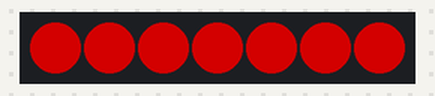
Bench run of a program on a simulated Raspberry Pi (BCM pin numbers). Parts: 7 RGB LEDs in strip order, left to right. Dim RGB values are drawn brighter than linear.

Above: at 0.15 s.
At 3.83 s:
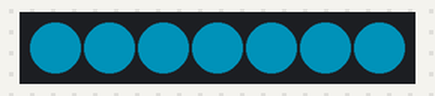
At 9.04 s:
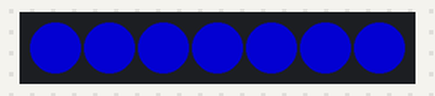
At 19.15 s:
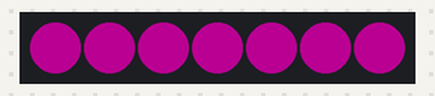
At 29.57 s:
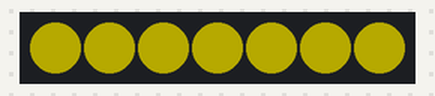
At 39.69 s:
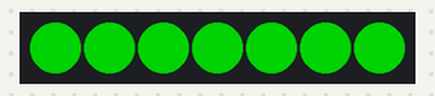
Timing chart, 0 to 40.0 s (numbered marks = the images above):
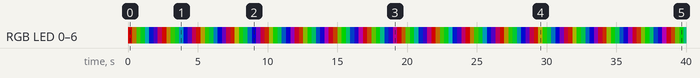

The program:

led_testi.py
```python
import time
import board
import neopixel

# Configure the LED strip
LED_COUNT = 7        # Number of LEDs in the strip
LED_PIN = board.D18   # GPIO pin connected to the LED strip
LED_BRIGHTNESS = 0.5  # LED brightness (0 to 1)

# Initialize the LED strip
pixels = neopixel.NeoPixel(LED_PIN, LED_COUNT, brightness=LED_BRIGHTNESS, auto_write=False)

def set_led_color(led_index, red, green, blue):
    """
    Set the color of a specific LED in the strip.

    :param led_index: Index of the LED (0 to LED_COUNT-1).
    :param red: Red value (0 to 255).
    :param green: Green value (0 to 255).
    :param blue: Blue value (0 to 255).
    """
    pixels[led_index] = (red, green, blue)
    pixels.show()

def clear_leds():
    """Clear all LEDs in the strip (turn off)."""
    pixels.fill((0, 0, 0))
    pixels.show()

def lerp_color(color1, color2, t):
    """
    Linear interpolation between two colors.

    :param color1: Starting color (r, g, b).
    :param color2: Ending color (r, g, b).
    :param t: Interpolation parameter (0 to 1).
    :return: Interpolated color (r, g, b).
    """
    r = int(color1[0] + t * (color2[0] - color1[0]))
    g = int(color1[1] + t * (color2[1] - color1[1]))
    b = int(color1[2] + t * (color2[2] - color1[2]))
    return (r, g, b)

if __name__ == "__main__":
    try:
        # Clear all LEDs first
        clear_leds()

        # Color cycle: red (255, 0, 0), green (0, 255, 0), blue (0, 0, 255)
        colors = [(255, 0, 0), (0, 255, 0), (0, 0, 255)]
        num_colors = len(colors)
        duration = 0.5  # Duration of each color transition (in seconds)

        while True:
            for i in range(num_colors):
                color1 = colors[i]
                color2 = colors[(i + 1) % num_colors]

                for t in range(100):
                    # Interpolate between the two colors
                    interp_color = lerp_color(color1, color2, t / 100.0)

                    # Set the first 10 LEDs to the interpolated color
                    for led_index in range(min(LED_COUNT, 10)):
                        set_led_color(led_index, *interp_color)

                    # Delay to create a smoother transition
                    time.sleep(duration / 100)

        # This part will never be reached, as the loop is infinite
        # but you can still add other code here if needed.

    except KeyboardInterrupt:
        # Turn off LEDs and exit gracefully if Ctrl+C is pressed
        clear_leds()
```

Measured:
- by itself, RGB LED 0–6: off → RGB(127, 0, 0) at 0.00 s, → RGB(79, 48, 0) 0.31 s later, → RGB(30, 96, 0) 0.31 s later, → RGB(0, 109, 17) 0.31 s later, … (131 changes in this stretch)
